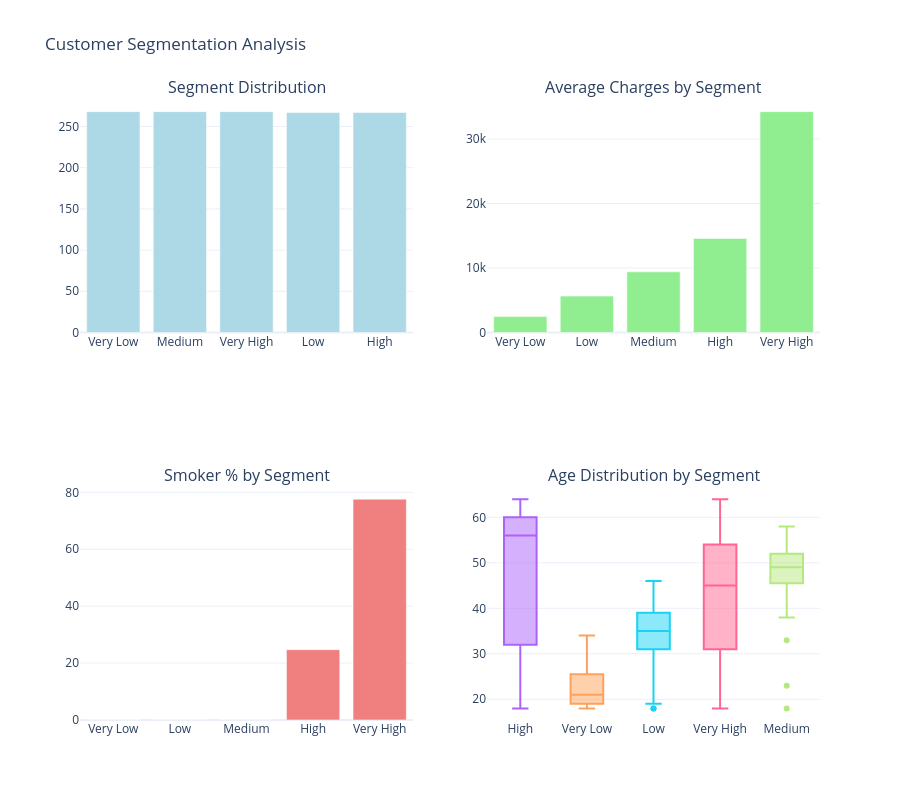

Notebook code for this chart:
### Code cell
# ============================================================================
# SEGMENTATION ANALYSIS
# ============================================================================

print_divider("CUSTOMER SEGMENTATION ANALYSIS", style="=")

# Create customer segments based on charges
df['charge_segment'] = pd.qcut(df['charges'], 
                               q=5, 
                               labels=['Very Low', 'Low', 'Medium', 'High', 'Very High'])

print("📊 Customer Segments by Insurance Charges:")
segment_stats = df.groupby('charge_segment').agg({
    'charges': ['mean', 'min', 'max', 'count'],
    'age': 'mean',
    'bmi': 'mean',
    'children': 'mean',
    'smoker': lambda x: (x == 'yes').mean() * 100,  # % smokers
    'sex': lambda x: (x == 'male').mean() * 100,    # % male
}).round(2)

segment_stats.columns = ['Avg_Charges', 'Min_Charges', 'Max_Charges', 'Count',
                         'Avg_Age', 'Avg_BMI', 'Avg_Children', 
                         'Smoker_%', 'Male_%']
display(segment_stats)

# Key insights from segmentation
print("\n💡 KEY INSIGHTS FROM SEGMENTATION:")

# Find the main differentiator
very_high_segment = df[df['charge_segment'] == 'Very High']
very_low_segment = df[df['charge_segment'] == 'Very Low']

smoker_diff = (very_high_segment['smoker'] == 'yes').mean() - \
              (very_low_segment['smoker'] == 'yes').mean()
age_diff = very_high_segment['age'].mean() - very_low_segment['age'].mean()
bmi_diff = very_high_segment['bmi'].mean() - very_low_segment['bmi'].mean()

print(f"1. Smoker percentage difference: {smoker_diff*100:.1f}%")
print(f"2. Average age difference: {age_diff:.1f} years")
print(f"3. Average BMI difference: {bmi_diff:.1f}")

# Create segment visualization
fig = make_subplots(
    rows=2, cols=2,
    subplot_titles=('Segment Distribution', 
                   'Average Charges by Segment',
                   'Smoker % by Segment', 
                   'Age Distribution by Segment')
)

# Segment distribution
segment_counts = df['charge_segment'].value_counts()
fig.add_trace(
    go.Bar(x=segment_counts.index, y=segment_counts.values,
          marker_color='lightblue'),
    row=1, col=1
)

# Average charges by segment
fig.add_trace(
    go.Bar(x=segment_stats.index, y=segment_stats['Avg_Charges'],
          marker_color='lightgreen'),
    row=1, col=2
)

# Smoker percentage by segment
fig.add_trace(
    go.Bar(x=segment_stats.index, y=segment_stats['Smoker_%'],
          marker_color='lightcoral'),
    row=2, col=1
)

# Age distribution by segment
for segment in df['charge_segment'].unique():
    fig.add_trace(
        go.Box(y=df[df['charge_segment'] == segment]['age'],
              name=segment),
        row=2, col=2
    )

fig.update_layout(height=800, title_text="Customer Segmentation Analysis",
                 showlegend=False)
fig.show()

# Remove temporary column
df = df.drop('charge_segment', axis=1)

### Figure 1 — Plotly figure (JSON) as saved in the notebook; plotly's stock layout.template omitted (floating-point values rounded to 4 significant figures; data arrays with more than 128 entries replaced by an {"elided": "..."} marker saying what was removed)
{"data": [{"marker": {"color": "lightblue"}, "type": "bar", "x": ["Very Low", "Medium", "Very High", "Low", "High"], "xaxis": "x", "y": [268, 268, 268, 267, 267], "yaxis": "y"}, {"marker": {"color": "lightgreen"}, "type": "bar", "x": ["Very Low", "Low", "Medium", "High", "Very High"], "xaxis": "x2", "y": [2468.0, 5640.0, 9401.0, 14580.0, 34240.0], "yaxis": "y2"}, {"marker": {"color": "lightcoral"}, "type": "bar", "x": ["Very Low", "Low", "Medium", "High", "Very High"], "xaxis": "x3", "y": [0.0, 0.0, 0.0, 24.72, 77.61], "yaxis": "y3"}, {"name": "High", "type": "box", "xaxis": "x4", "y": {"elided": "267 int values"}, "yaxis": "y4"}, {"name": "Very Low", "type": "box", "xaxis": "x4", "y": {"elided": "268 int values"}, "yaxis": "y4"}, {"name": "Low", "type": "box", "xaxis": "x4", "y": {"elided": "267 int values"}, "yaxis": "y4"}, {"name": "Very High", "type": "box", "xaxis": "x4", "y": {"elided": "268 int values"}, "yaxis": "y4"}, {"name": "Medium", "type": "box", "xaxis": "x4", "y": {"elided": "268 int values"}, "yaxis": "y4"}], "layout": {"annotations": [{"font": {"size": 16}, "showarrow": false, "text": "Segment Distribution", "x": 0.225, "xanchor": "center", "xref": "paper", "y": 1, "yanchor": "bottom", "yref": "paper"}, {"font": {"size": 16}, "showarrow": false, "text": "Average Charges by Segment", "x": 0.775, "xanchor": "center", "xref": "paper", "y": 1, "yanchor": "bottom", "yref": "paper"}, {"font": {"size": 16}, "showarrow": false, "text": "Smoker % by Segment", "x": 0.225, "xanchor": "center", "xref": "paper", "y": 0.375, "yanchor": "bottom", "yref": "paper"}, {"font": {"size": 16}, "showarrow": false, "text": "Age Distribution by Segment", "x": 0.775, "xanchor": "center", "xref": "paper", "y": 0.375, "yanchor": "bottom", "yref": "paper"}], "height": 800, "showlegend": false, "title": {"text": "Customer Segmentation Analysis"}, "xaxis": {"anchor": "y", "domain": [0, 0.45]}, "xaxis2": {"anchor": "y2", "domain": [0.55, 1]}, "xaxis3": {"anchor": "y3", "domain": [0, 0.45]}, "xaxis4": {"anchor": "y4", "domain": [0.55, 1]}, "yaxis": {"anchor": "x", "domain": [0.625, 1]}, "yaxis2": {"anchor": "x2", "domain": [0.625, 1]}, "yaxis3": {"anchor": "x3", "domain": [0, 0.375]}, "yaxis4": {"anchor": "x4", "domain": [0, 0.375]}}}
